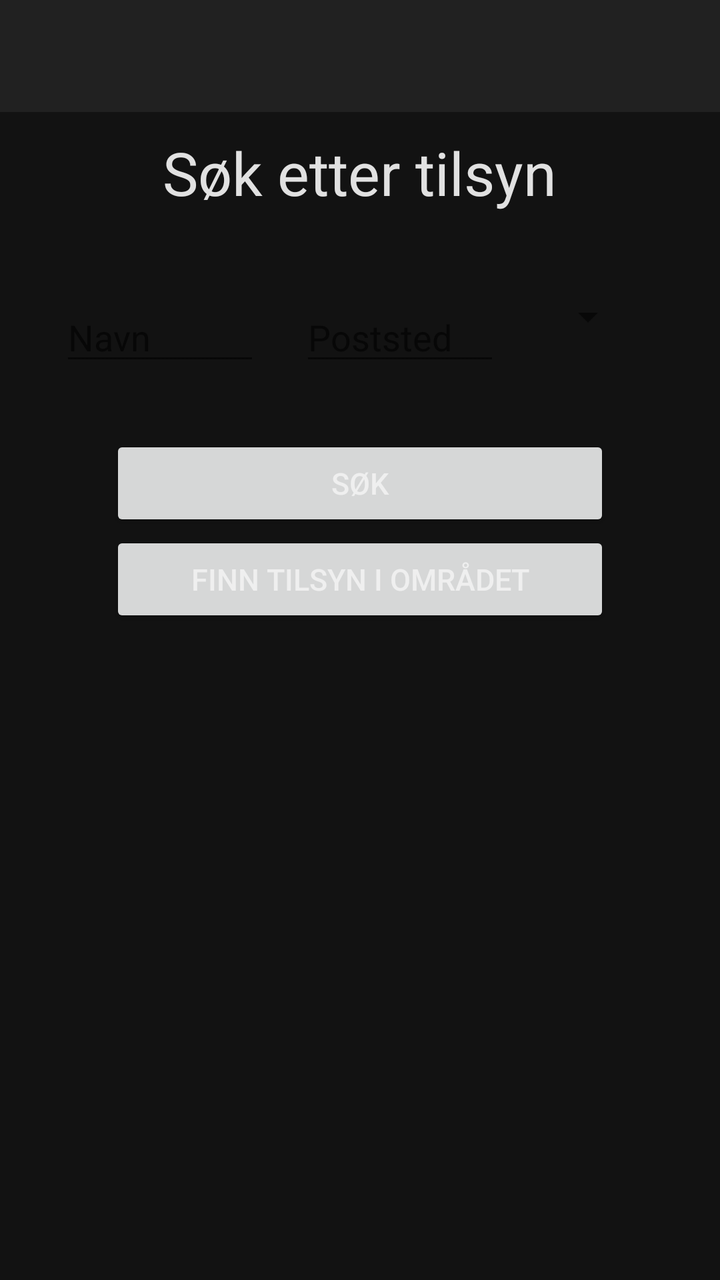
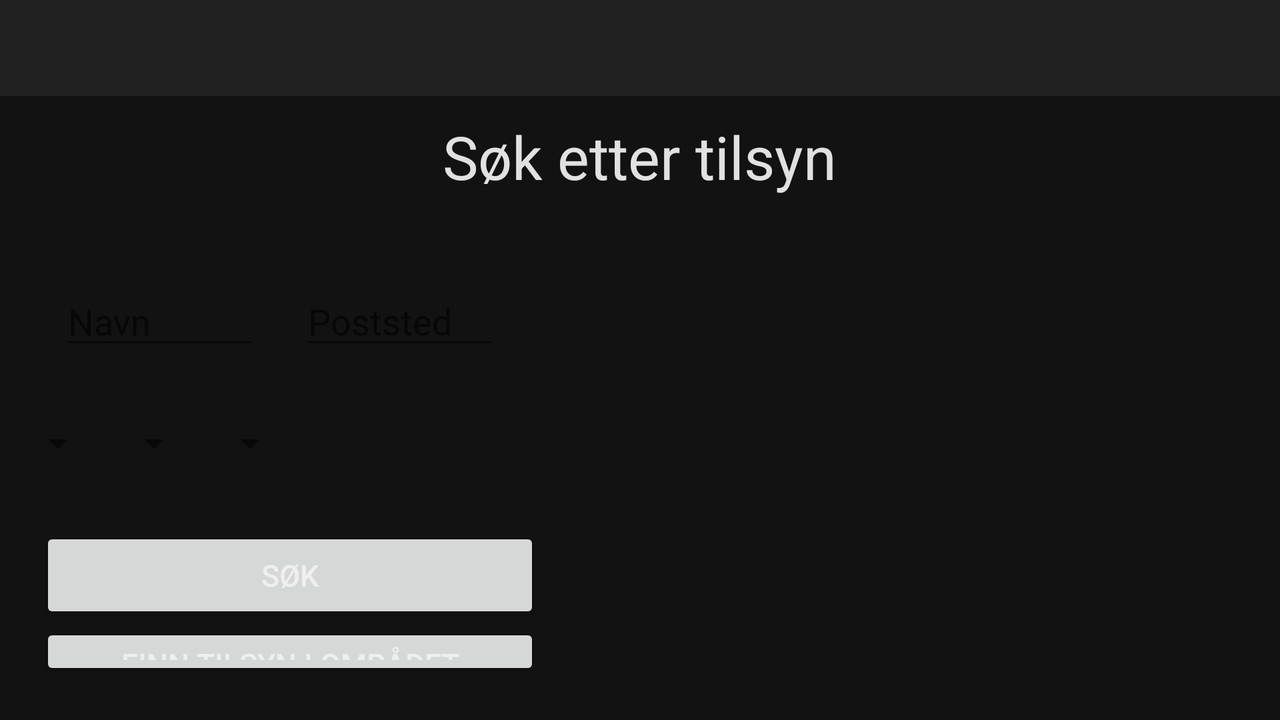

An Android layout and its configuration variant, each rendered on a device that would load it. The default file and the variant file are quoted in full after the pictures.
<!-- AndroidManifest.xml: application theme AppTheme -->
<!-- res/layout/activity_main.xml -->
<?xml version="1.0" encoding="utf-8"?>

<LinearLayout xmlns:android="http://schemas.android.com/apk/res/android"
    xmlns:app="http://schemas.android.com/apk/res-auto"
    xmlns:tools="http://schemas.android.com/tools"
    android:layout_width="match_parent"
    android:layout_height="match_parent"
    android:orientation="vertical"
    android:background="@color/colorPrimaryBackground"
    tools:context=".MainActivity">

    <com.google.android.material.appbar.AppBarLayout
        android:layout_width="match_parent"
        android:layout_height="wrap_content"
        >

        <androidx.appcompat.widget.Toolbar
            android:id="@+id/toolbar"
            android:layout_width="match_parent"
            android:layout_height="?attr/actionBarSize"
            />

    </com.google.android.material.appbar.AppBarLayout>

    <TextView
        android:layout_width="wrap_content"
        android:layout_height="wrap_content"
        android:text="Søk etter tilsyn"
        android:textColor="@color/textWhitePrimary"
        android:textSize="30dp"
        android:layout_gravity="center"
        android:layout_margin="10dp"
        />


    <LinearLayout
        android:layout_width="match_parent"
        android:layout_height="wrap_content"
        android:orientation="horizontal"
        android:layout_margin="20dp"
       >

        <EditText
            android:id="@+id/sokefelt_navn"
            android:layout_width="100dp"
            android:layout_height="wrap_content"
            android:autofillHints="Navn"
            android:ems="10"
            android:inputType="text"
            android:hint="Navn"
            android:layout_margin="10dp"
            />
        <EditText
            android:id="@+id/sokefelt_adresse"
            android:layout_width="100dp"
            android:layout_height="wrap_content"
            android:autofillHints="Navn"
            android:ems="10"
            android:inputType="text"
            android:hint="Poststed"
            android:layout_margin="10dp"
            />
        
        <Spinner
            android:id="@+id/spinner_filter"
            android:layout_width="wrap_content"
            android:layout_height="wrap_content"
            android:layout_margin="10dp"
            />

        </LinearLayout>
    <Button
        android:id="@+id/sok_knapp"
        android:layout_width="250dp"
        android:layout_height="wrap_content"
        android:layout_gravity="center"
        android:text="Søk"
        android:textColor="@color/textWhiteSecondary"
        android:textSize="15dp"

        />
    <Button
        android:id="@+id/finn_tilsyn_på_kart"
        android:layout_width="250dp"
        android:layout_height="wrap_content"
        android:layout_gravity="center"
        android:text="Finn tilsyn i området"
        android:textColor="@color/textWhiteSecondary"
        android:textSize="15dp"

        />
    <androidx.recyclerview.widget.RecyclerView
        android:id="@+id/tilsyn_recycleView"
        android:layout_margin="5dp"
        android:layout_width="match_parent"
        android:layout_height="match_parent"
        android:orientation="horizontal"
        />

</LinearLayout>
<!-- resources referenced by this layout -->
<resources>
  <color name="colorPrimaryBackground">#121212</color>
  <color name="textWhitePrimary">#DFFFFFFF</color>
  <color name="textWhiteSecondary">#99FFFFFF</color>
  <style name="AppTheme" parent="Theme.AppCompat.Light.DarkActionBar">
          
          <item name="colorPrimary">@color/colorPrimary</item>
          <item name="colorPrimaryDark">@color/colorPrimaryDark</item>
          <item name="colorAccent">@color/colorPrimaryBackground</item>
      </style>
  <color name="colorPrimary">#212121</color>
  <color name="colorPrimaryDark">#000000</color>
</resources>
<!-- res/layout-land/activity_main.xml (the author's variant of the layout above) -->
<!-- drawn on the phone turned sideways -->
<?xml version="1.0" encoding="utf-8"?>
<LinearLayout xmlns:android="http://schemas.android.com/apk/res/android"
    xmlns:app="http://schemas.android.com/apk/res-auto"
    xmlns:tools="http://schemas.android.com/tools"
    android:layout_width="match_parent"
    android:layout_height="match_parent"
    android:orientation="vertical"
    android:background="@color/colorPrimaryBackground"
    tools:context=".MainActivity"
    android:id="@+id/main_layout"
    >

    <com.google.android.material.appbar.AppBarLayout
        android:id="@+id/venstre_main_contraint"
        android:layout_width="match_parent"
        android:layout_height="wrap_content"
        >

        <androidx.appcompat.widget.Toolbar
            android:id="@+id/toolbar"
            android:layout_width="match_parent"
            android:layout_height="?attr/actionBarSize"
            />

    </com.google.android.material.appbar.AppBarLayout>

    <TextView
        android:layout_width="wrap_content"
        android:layout_height="wrap_content"
        android:text="Søk etter tilsyn"
        android:textColor="@color/textWhitePrimary"
        android:textSize="30dp"
        android:layout_gravity="center"
        android:layout_margin="10dp"
        />

    <androidx.constraintlayout.widget.ConstraintLayout
        android:id="@+id/hoved_constraint"
        android:layout_width="match_parent"
        android:layout_height="match_parent">

        <androidx.constraintlayout.widget.ConstraintLayout
            android:id="@+id/constraint_venstre"
            android:layout_width="wrap_content"
            android:layout_height="wrap_content"
            app:layout_constraintBottom_toBottomOf="parent"
            app:layout_constraintStart_toStartOf="parent"
            app:layout_constraintTop_toTopOf="parent">

            <LinearLayout
                android:layout_width="match_parent"
                android:layout_height="match_parent"
                android:orientation="vertical">

                <LinearLayout
                    android:layout_width="match_parent"
                    android:layout_height="wrap_content"
                    android:layout_margin="20dp"
                    android:orientation="horizontal">

                    <EditText
                        android:id="@+id/sokefelt_navn"
                        android:layout_width="100dp"
                        android:layout_height="wrap_content"
                        android:layout_margin="10dp"
                        android:autofillHints="Navn"
                        android:ems="10"
                        android:hint="Navn"
                        android:inputType="text" />

                    <EditText
                        android:id="@+id/sokefelt_adresse"
                        android:layout_width="100dp"
                        android:layout_height="wrap_content"
                        android:layout_margin="10dp"
                        android:autofillHints="Navn"
                        android:ems="10"
                        android:hint="Poststed"
                        android:inputType="text" />
                </LinearLayout>

                <LinearLayout
                    android:layout_width="match_parent"
                    android:layout_height="wrap_content"
                    android:layout_marginLeft="5dp"
                    android:layout_marginBottom="10dp"
                    android:orientation="horizontal">

                    <Spinner
                        android:id="@+id/spinner_filter_aarstall"
                        android:layout_width="wrap_content"
                        android:layout_height="wrap_content" />

                    <Spinner
                        android:id="@+id/spinner_filter_smilefjes"
                        android:layout_width="wrap_content"
                        android:layout_height="wrap_content" />

                    <Spinner
                        android:id="@+id/spinner_sortering"
                        android:layout_width="wrap_content"
                        android:layout_height="wrap_content" />

                </LinearLayout>

                <LinearLayout
                    android:layout_width="match_parent"
                    android:layout_height="match_parent"
                    android:layout_margin="20dp"
                    android:orientation="vertical">

                    <Button
                        android:id="@+id/sok_knapp"
                        android:layout_width="250dp"
                        android:layout_height="wrap_content"
                        android:layout_gravity="center"
                        android:text="Søk"
                        android:textColor="@color/textWhiteSecondary"
                        android:textSize="15dp"

                        />

                    <Button
                        android:id="@+id/finn_tilsyn_i_nearheten"
                        android:layout_width="250dp"
                        android:layout_height="wrap_content"
                        android:layout_gravity="center"
                        android:text="Finn tilsyn i området"
                        android:textColor="@color/textWhiteSecondary"
                        android:textSize="15dp" />

                </LinearLayout>

            </LinearLayout>

        </androidx.constraintlayout.widget.ConstraintLayout>

        <androidx.constraintlayout.widget.ConstraintLayout
            android:id="@+id/constraint_hoyre"
            android:layout_width="wrap_content"
            android:layout_height="match_parent"
            app:layout_constraintBottom_toBottomOf="parent"
            app:layout_constraintEnd_toEndOf="parent"
            app:layout_constraintStart_toEndOf="@id/constraint_venstre"
            app:layout_constraintTop_toTopOf="parent">

            <androidx.recyclerview.widget.RecyclerView
                android:id="@+id/tilsyn_recycleView"
                android:layout_width="match_parent"
                android:layout_height="match_parent" />

        </androidx.constraintlayout.widget.ConstraintLayout>

    </androidx.constraintlayout.widget.ConstraintLayout>

</LinearLayout>
